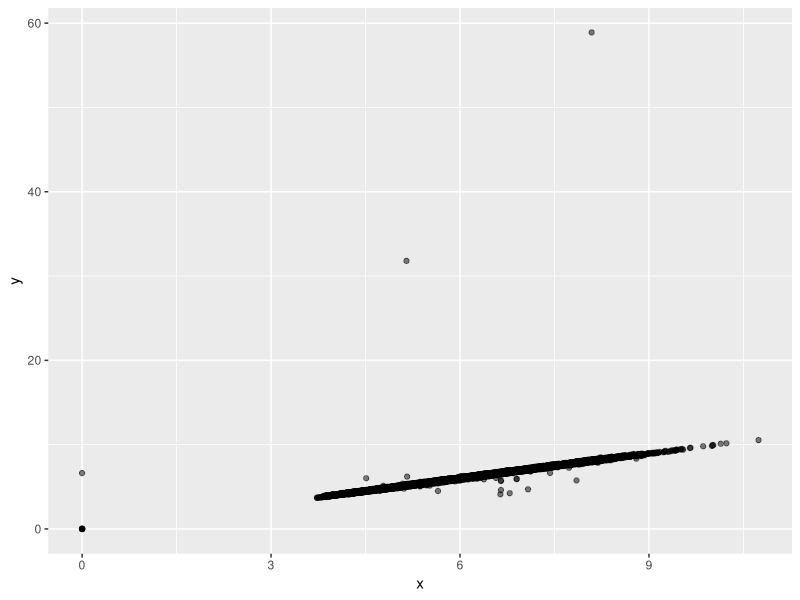
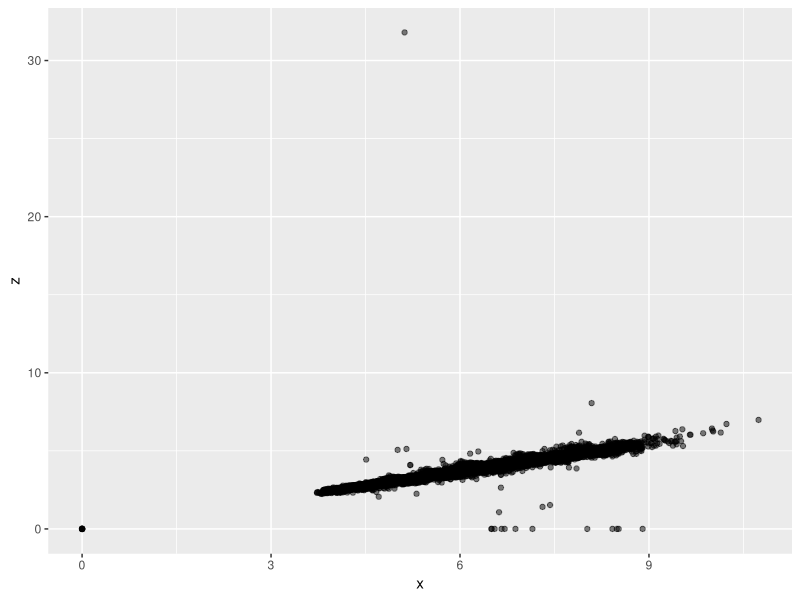
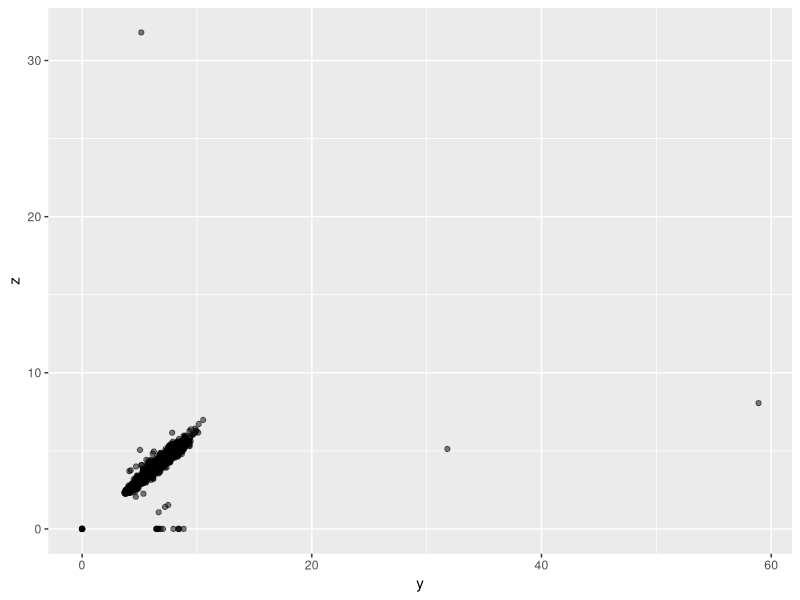

Generate these figures, in order, with R:
## ---- chunk 1
knitr::opts_chunk$set(message=FALSE,warning=FALSE, cache=TRUE)
library(kableExtra)
options(knitr.table.format = "latex")
## ---- chunk 2
library(tidyverse)
summary(select(diamonds, x, y, z))
## ---- chunk 3
diamonds %>% arrange(desc(x)) %>% top_n(5)
diamonds %>% arrange(desc(y)) %>% top_n(5)
diamonds %>% arrange(desc(z)) %>% top_n(5)
## ---- chunk 4
ggplot(diamonds, aes(x = x, y = y)) +
  geom_point(alpha = 0.5)
ggplot(diamonds, aes(x = x, y = z)) +
  geom_point(alpha = 0.5)
ggplot(diamonds, aes(x = y, y = z)) +
  geom_point(alpha = 0.5)
